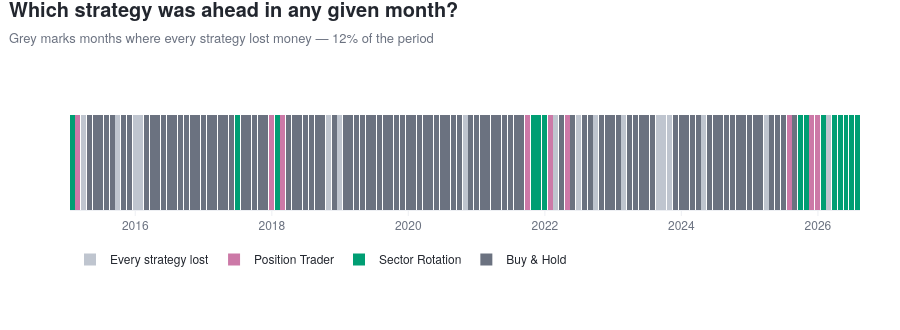

The code cell stored with this chart in its notebook:
### Markdown cell above
**Finding.** Both sentiment-driven strategies finish ahead of the passive benchmarks after
costs. The lower panel is the necessary caveat: outperformance arrives in bursts separated by
long stretches of trailing the index. An investor would have had to hold through extended
underperformance to collect the final result, which is a materially different experience from
what the headline number implies.

---

## Q4 · Which strategy leads in any given month?

*Dashboard: Strategies page, second figure*

The equity curves show who won overall. This shows whether leadership was stable or rotated —
and marks the months when every strategy lost money, which no single curve reveals.

### Code cell
monthly = curves[[s[0] for s in SERIES]].resample('ME').last().dropna(how='all')
rets    = monthly.pct_change()
winners = monthly.idxmax(axis=1)
label_for = {cc: l for cc, l, *_ in SERIES}
color_for = {cc: col for cc, _, col, _, _ in SERIES}

kinds = []
for i, (month, win) in enumerate(winners.items()):
    if i > 0 and month in rets.index and rets.loc[month].notna().any() \
       and (rets.loc[month].dropna() < 0).all():
        kinds.append('all lost')
    else:
        kinds.append(label_for.get(win, win))

fig = go.Figure()
for cc, label, colour, _d, _w in SERIES:
    mask = [k == label for k in kinds]
    if not any(mask):
        continue
    fig.add_trace(go.Bar(x=winners.index[mask], y=[1]*sum(mask), name=label,
                         marker_color=colour, marker_line_width=0,
                         hovertemplate='%{x|%b %Y}<br>'+label+'<extra></extra>'))
mask_none = [k == 'all lost' for k in kinds]
if any(mask_none):
    fig.add_trace(go.Bar(x=winners.index[mask_none], y=[1]*sum(mask_none),
                         name='Every strategy lost', marker_color=CONTEXT,
                         marker_line_width=0,
                         hovertemplate='%{x|%b %Y}<br>every strategy lost<extra></extra>'))

fig.update_yaxes(showticklabels=False, showgrid=False, title='')
fig.update_layout(barmode='stack', bargap=0.05, margin=dict(b=120),
                  legend=dict(orientation='h', yanchor='top', y=-0.35, x=0))
lost_share = sum(mask_none) / len(kinds)
titled(fig, 'Which strategy was ahead in any given month?',
       f'Grey marks months where every strategy lost money — {lost_share:.0%} of the period',
       height=330)
fig.show()

### Figure 1 — Plotly figure (JSON) as saved in the notebook; plotly's stock layout.template omitted (floating-point values rounded to 4 significant figures)
{"data": [{"hovertemplate": "%{x|%b %Y}<br>Buy & Hold<extra></extra>", "marker": {"color": "#6B7280", "line": {"width": 0}}, "name": "Buy & Hold", "type": "bar", "x": ["2015-04-30T00:00:00", "2015-05-31T00:00:00", "2015-06-30T00:00:00", "2015-07-31T00:00:00", "2015-08-31T00:00:00", "2015-10-31T00:00:00", "2015-11-30T00:00:00", "2016-02-29T00:00:00", "2016-03-31T00:00:00", "2016-04-30T00:00:00", "2016-05-31T00:00:00", "2016-06-30T00:00:00", "2016-07-31T00:00:00", "2016-08-31T00:00:00", "2016-09-30T00:00:00", "2016-10-31T00:00:00", "2016-11-30T00:00:00", "2016-12-31T00:00:00", "2017-01-31T00:00:00", "2017-02-28T00:00:00", "2017-03-31T00:00:00", "2017-04-30T00:00:00", "2017-05-31T00:00:00", "2017-07-31T00:00:00", "2017-08-31T00:00:00", "2017-09-30T00:00:00", "2017-10-31T00:00:00", "2017-11-30T00:00:00", "2018-03-31T00:00:00", "2018-04-30T00:00:00", "2018-05-31T00:00:00", "2018-06-30T00:00:00", "2018-07-31T00:00:00", "2018-08-31T00:00:00", "2018-09-30T00:00:00", "2018-11-30T00:00:00", "2019-01-31T00:00:00", "2019-02-28T00:00:00", "2019-03-31T00:00:00", "2019-04-30T00:00:00", "2019-05-31T00:00:00", "2019-06-30T00:00:00", "2019-07-31T00:00:00", "2019-08-31T00:00:00", "2019-09-30T00:00:00", "2019-10-31T00:00:00", "2019-11-30T00:00:00", "2019-12-31T00:00:00", "2020-01-31T00:00:00", "2020-02-29T00:00:00", "2020-03-31T00:00:00", "2020-04-30T00:00:00", "2020-05-31T00:00:00", "2020-06-30T00:00:00", "2020-07-31T00:00:00", "2020-08-31T00:00:00", "2020-09-30T00:00:00", "2020-11-30T00:00:00", "2020-12-31T00:00:00", "2021-01-31T00:00:00", "2021-02-28T00:00:00", "2021-03-31T00:00:00", "2021-04-30T00:00:00", "2021-05-31T00:00:00", "2021-06-30T00:00:00", "2021-07-31T00:00:00", "2021-08-31T00:00:00", "2022-03-31T00:00:00", "2022-05-31T00:00:00", "2022-07-31T00:00:00", "2022-08-31T00:00:00", "2022-10-31T00:00:00", "2022-11-30T00:00:00", "2022-12-31T00:00:00", "2023-01-31T00:00:00", "2023-03-31T00:00:00", "2023-04-30T00:00:00", "2023-05-31T00:00:00", "2023-06-30T00:00:00", "2023-07-31T00:00:00", "2023-11-30T00:00:00", "2023-12-31T00:00:00", "2024-01-31T00:00:00", "2024-02-29T00:00:00", "2024-03-31T00:00:00", "2024-05-31T00:00:00", "2024-06-30T00:00:00", "2024-07-31T00:00:00", "2024-08-31T00:00:00", "2024-09-30T00:00:00", "2024-10-31T00:00:00", "2024-11-30T00:00:00", "2024-12-31T00:00:00", "2025-01-31T00:00:00", "2025-02-28T00:00:00", "2025-04-30T00:00:00", "2025-05-31T00:00:00", "2025-06-30T00:00:00", "2025-08-31T00:00:00"], "y": [1, 1, 1, 1, 1, 1, 1, 1, 1, 1, 1, 1, 1, 1, 1, 1, 1, 1, 1, 1, 1, 1, 1, 1, 1, 1, 1, 1, 1, 1, 1, 1, 1, 1, 1, 1, 1, 1, 1, 1, 1, 1, 1, 1, 1, 1, 1, 1, 1, 1, 1, 1, 1, 1, 1, 1, 1, 1, 1, 1, 1, 1, 1, 1, 1, 1, 1, 1, 1, 1, 1, 1, 1, 1, 1, 1, 1, 1, 1, 1, 1, 1, 1, 1, 1, 1, 1, 1, 1, 1, 1, 1, 1, 1, 1, 1, 1, 1, 1]}, {"hovertemplate": "%{x|%b %Y}<br>Sector Rotation<extra></extra>", "marker": {"color": "#009E73", "line": {"width": 0}}, "name": "Sector Rotation", "type": "bar", "x": ["2015-01-31T00:00:00", "2017-06-30T00:00:00", "2018-01-31T00:00:00", "2021-10-31T00:00:00", "2021-11-30T00:00:00", "2021-12-31T00:00:00", "2025-09-30T00:00:00", "2025-10-31T00:00:00", "2026-01-31T00:00:00", "2026-03-31T00:00:00", "2026-04-30T00:00:00", "2026-05-31T00:00:00", "2026-06-30T00:00:00", "2026-07-31T00:00:00"], "y": [1, 1, 1, 1, 1, 1, 1, 1, 1, 1, 1, 1, 1, 1]}, {"hovertemplate": "%{x|%b %Y}<br>Position Trader<extra></extra>", "marker": {"color": "#CC79A7", "line": {"width": 0}}, "name": "Position Trader", "type": "bar", "x": ["2015-02-28T00:00:00", "2017-12-31T00:00:00", "2018-02-28T00:00:00", "2021-09-30T00:00:00", "2022-01-31T00:00:00", "2022-04-30T00:00:00", "2025-07-31T00:00:00", "2025-11-30T00:00:00", "2025-12-31T00:00:00"], "y": [1, 1, 1, 1, 1, 1, 1, 1, 1]}, {"hovertemplate": "%{x|%b %Y}<br>every strategy lost<extra></extra>", "marker": {"color": "#BFC5CF", "line": {"width": 0}}, "name": "Every strategy lost", "type": "bar", "x": ["2015-03-31T00:00:00", "2015-09-30T00:00:00", "2015-12-31T00:00:00", "2016-01-31T00:00:00", "2018-10-31T00:00:00", "2018-12-31T00:00:00", "2020-10-31T00:00:00", "2022-02-28T00:00:00", "2022-06-30T00:00:00", "2022-09-30T00:00:00", "2023-02-28T00:00:00", "2023-08-31T00:00:00", "2023-09-30T00:00:00", "2023-10-31T00:00:00", "2024-04-30T00:00:00", "2025-03-31T00:00:00", "2026-02-28T00:00:00"], "y": [1, 1, 1, 1, 1, 1, 1, 1, 1, 1, 1, 1, 1, 1, 1, 1, 1]}], "layout": {"bargap": 0.05, "barmode": "stack", "height": 330, "legend": {"orientation": "h", "x": 0, "y": -0.35, "yanchor": "top"}, "margin": {"b": 120}, "title": {"text": "<b>Which strategy was ahead in any given month?</b><br><span style='font-size:13px;color:#6B7280'>Grey marks months where every strategy lost money — 12% of the period</span>"}, "yaxis": {"showgrid": false, "showticklabels": false, "title": {"text": ""}}}}
